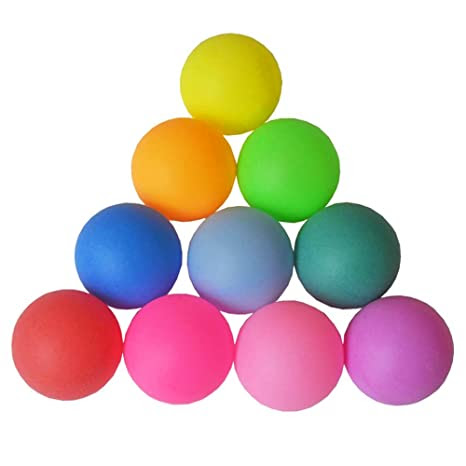
#> input picture colorBalls.jpg, 466 x 466 px
$ python Filtroceleste.py
#> lines starting #> are read from the running program, lines starting #| are printed output that depends on the picture; after the words box and inside, x2 and y2 are one past the last pixel; in counts of white or black regions, pixels touching at a corner belong together
import cv2
import numpy as np
img = cv2.imread("colorBalls.jpg")
#> img is the input picture: shape (466, 466, 3); mean B, G, R 196, 199.8, 217.4
HSV = cv2.cvtColor(img, cv2.COLOR_BGR2HSV)
#> HSV: shape (466, 466, 3); mean H, S, V 48.3, 69.5, 232.5
celesteInf = np.array([90,70,100])
celesteSup = np.array([120,255,255])
celesteMask = cv2.inRange(HSV,celesteInf,celesteSup)
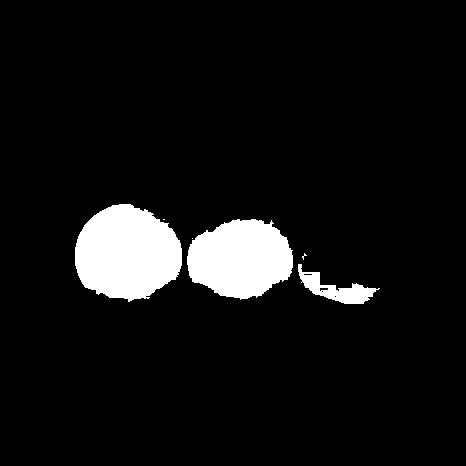
#> celesteMask: shape (466, 466); 7.2% white; 6 white regions (3 under 20 px), largest, box (x1, y1, x2, y2) and area: (75, 204, 182, 302) 7928, (187, 219, 293, 300) 6458, (298, 264, 380, 304) 1159
res = cv2.bitwise_and(img, img, mask=celesteMask)
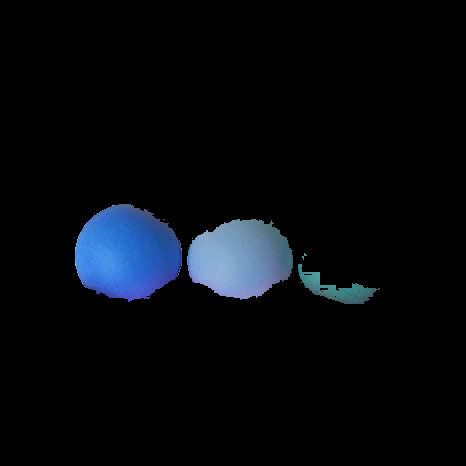
#> res: shape (466, 466, 3); mean B, G, R 13.3, 8.9, 5.7
cv2.imshow('img', img)
cv2.imshow('mask', celesteMask)
cv2.imshow('celeste', res)
cv2.waitKey(0)
